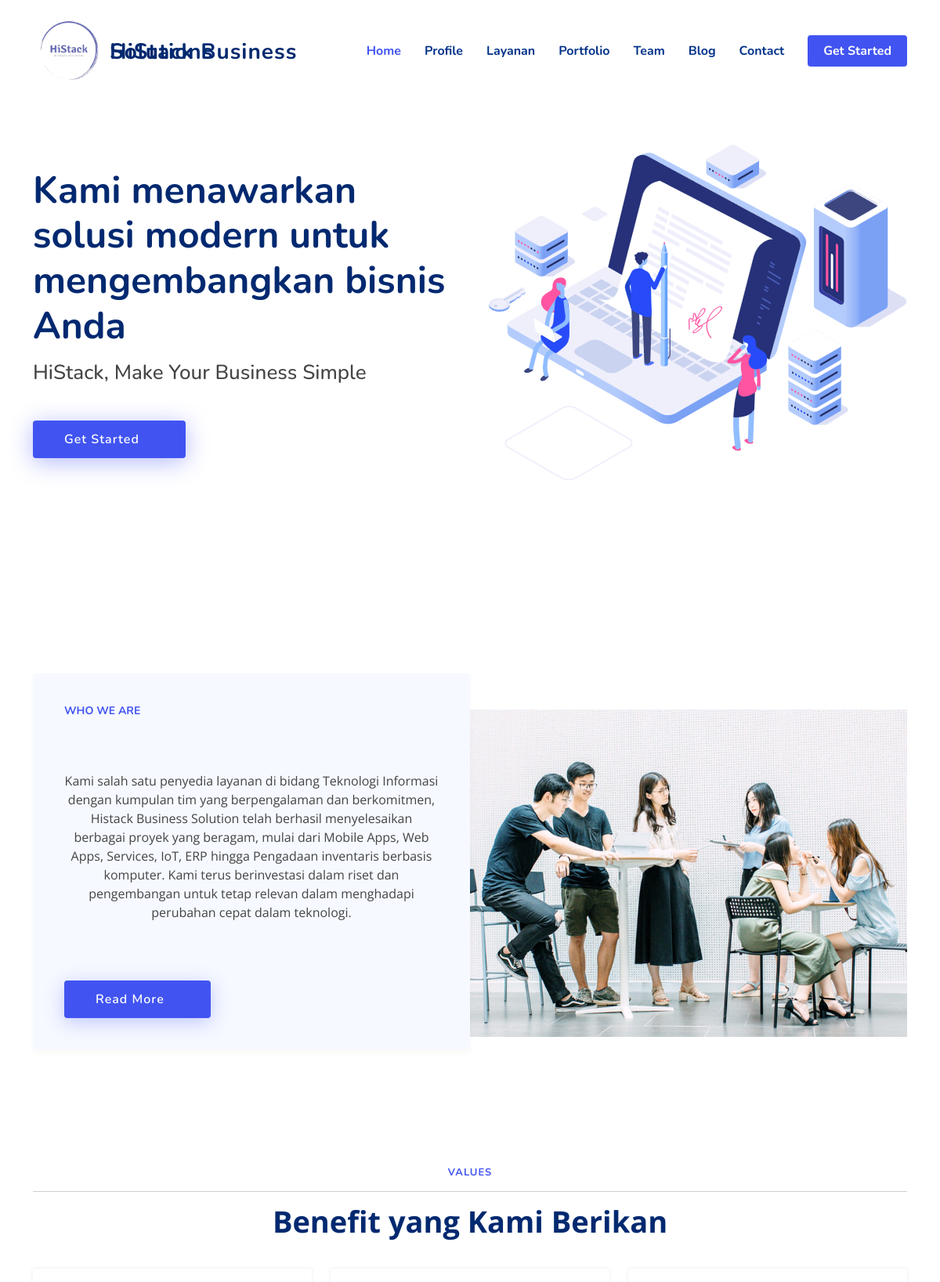
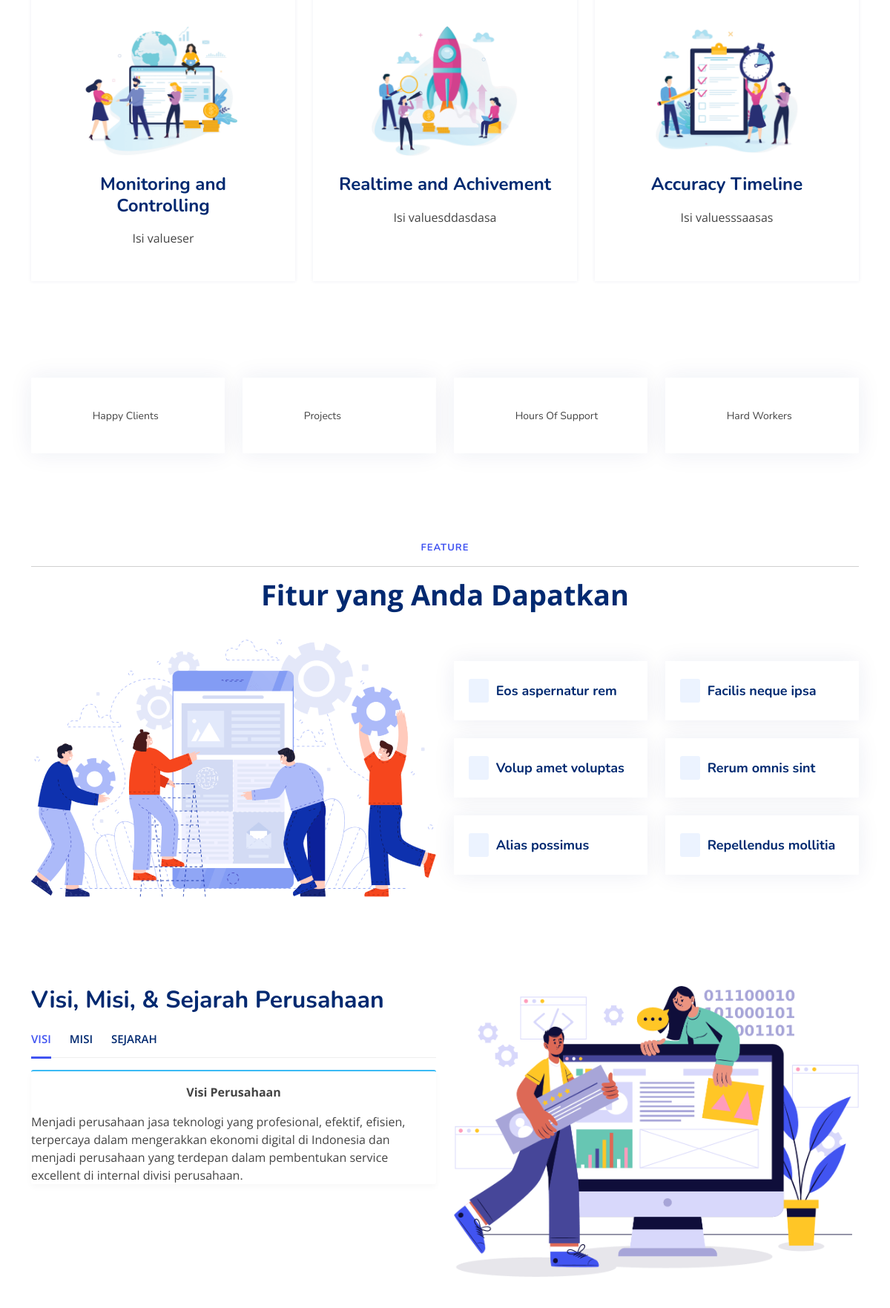
The page / (upper part) on the database its author committed (2 pictures, top to bottom).
### tables this page shows
CREATE TABLE `tb_setting` (
  `id_setting` int(11) NOT NULL,
  `nama_perusahaan` varchar(255) NOT NULL,
  `alamat` varchar(255) NOT NULL,
  `no_telepon` varchar(20) NOT NULL,
  `email` varchar(255) NOT NULL,
  `profile` text NOT NULL,
  `visi` text NOT NULL,
  `misi` text NOT NULL,
  `sejarah` text NOT NULL,
  `image` varchar(255) NOT NULL
);

CREATE TABLE `tb_master` (
  `id_master` int(100) NOT NULL,
  `nama_master` varchar(100) NOT NULL,
  `isi_master` varchar(100) NOT NULL,
  `date_created` date NOT NULL,
  `last_modified` date NOT NULL,
  `deskripsi` text NOT NULL,
  `slug_master` varchar(100) NOT NULL,
  `id_user` int(100) NOT NULL
);

CREATE TABLE `tb_values` (
  `id_values` int(50) NOT NULL,
  `judul_values` varchar(250) NOT NULL,
  `isi_values` text NOT NULL,
  `id_user` int(10) NOT NULL,
  `slug_values` varchar(500) NOT NULL,
  `status_values` varchar(20) NOT NULL,
  `last_modified` datetime NOT NULL,
  `date_created` datetime NOT NULL DEFAULT current_timestamp() ON UPDATE current_timestamp(),
  `gambar_values` varchar(500) NOT NULL
);

### application/views/front-end/layout/v_wrapper.php (called while the page is built)
<?php
require_once('v_head.php');
require_once('v_header.php');
require_once('v_nav.php');
require_once('v_content.php');
require_once('v_footer.php');

### application/controllers/Home.php (called while the page is built, shortened)
<?php
class Home extends CI_Controller
{
  public function __construct()
  {
    $this->load->model('M_berita');
    $this->load->model('M_kategori');
    $this->load->model('M_layanan');
    $this->load->model('M_setting');
    $this->load->model('M_staff');
    $this->load->model('M_portfolio');
    $this->load->model('M_client');
    $this->load->model('M_dashboard');
    $this->load->model('M_values');
  }
  public function index()
  {
    $berita = $this->M_berita->recent_berita();
    $layanan = $this->M_layanan->daftar();
    $setting = $this->M_setting->daftar();
    $staff  = $this->M_staff->daftar();
    $portfolio = $this->M_portfolio->daftar();
    $client  = $this->M_client->daftar();
    $values = $this->M_values->daftar();
    $title = $setting->nama_perusahaan;
    $image = $setting->image;
    $data = array(
      'title'     => $title,
      'isi'       => 'front-end/v_home',
      'layanan'   => $layanan,
      'setting'   => $setting,
      'berita'    => $berita,
      'staff'     => $staff,
      'portfolio' => $portfolio,
      'client'    => $client,
      'values'   => $values,
      'image'     => $image,
    );
    $this->load->view('front-end/layout/v_wrapper', $data, false);
  }
}

### index.php (called while the page is built, shortened)
<?php
require_once BASEPATH.'core/CodeIgniter.php';

### application/models/M_setting.php (called while the page is built, shortened)
<?php
class M_setting extends CI_Model
{
  public function daftar()
  {
    $this->db->select('*');
    $this->db->from('tb_setting');
    $this->db->order_by('id_setting', 'desc');
    return $this->db->get()->row();
  }
}

### application/views/front-end/layout/v_content.php (called while the page is built)
<?php
if ($isi) {
  $this->load->view($isi);
}

### application/models/M_dashboard.php (called while the page is built, shortened)
<?php
class M_dashboard extends CI_Model
{
  public function client()
  {
    $this->db->select('COUNT(*) AS total');
    $this->db->from('tb_client');
    $query = $this->db->get();
    return $query->row();
  }
  public function staff()
  {
    $this->db->select('COUNT(*) AS total');
    $this->db->from('tb_staff');
    $query = $this->db->get();
    return $query->row();
  }
  public function portfolio()
  {
    $this->db->select('COUNT(*) AS total');
    $this->db->from('tb_portfolio');
    $query = $this->db->get();
    return $query->row();
  }
  public function getTitleById($id)
  {
    $this->db->select('nama_master AS nama, isi_master AS isi');
    $this->db->from('tb_master');
    $this->db->where('id_master', $id);
    $query = $this->db->get();
    return $query->row();
  }
}

### application/models/M_values.php (called while the page is built, shortened)
<?php
class M_values extends CI_Model
{
  public function daftar()
  {
    $this->db->select('*');
    $this->db->from('tb_values');
    $this->db->join('tb_user', 'tb_user.id_user = tb_values.id_user', 'left');
    $this->db->order_by('id_values', 'desc');
    return $this->db->get()->result();
  }
}

### application/views/front-end/v_home.php (the view, shortened to what this page needs)
<section id="hero" class="hero d-flex align-items-center">
  <div class="container">
    <div class="row">
      <div class="col-lg-6 d-flex flex-column justify-content-center">
        <h1 data-aos="fade-up"><?= $this->M_dashboard->getTitleById(14)->nama; ?></h1>
        <h2 data-aos="fade-up" data-aos-delay="400"><?= $this->M_dashboard->getTitleById(14)->isi; ?></h2>
        <div data-aos="fade-up" data-aos-delay="600">
          <div class="text-center text-lg-start">
            <a href="#about" class="btn-get-started scrollto d-inline-flex align-items-center justify-content-center align-self-center">
              <span>Get Started</span>
              <i class="bi bi-arrow-right"></i>
            </a>
          </div>
        </div>
      </div>
      <div class="col-lg-6 hero-img" data-aos="zoom-out" data-aos-delay="200">
        <img src="<?= base_url(); ?>vendor/front-end/assets/img/hero-img.png" class="img-fluid" alt="">
      </div>
    </div>
  </div>
</section>
<main id="main">
  <section id="about" class="about">
    <div class="container" data-aos="fade-up">
      <div class="row gx-0">
        <div class="col-lg-6 d-flex flex-column justify-content-center" data-aos="fade-up" data-aos-delay="200">
          <div class="content card">
            <h3><?= $this->M_dashboard->getTitleById(11)->nama; ?></h3>
            <p>
              <?= $setting->profile; ?>
            </p>
            <div class="text-center text-lg-start">
              <a href="#" class="btn-read-more d-inline-flex align-items-center justify-content-center align-self-center">
                <span>Read More</span>
                <i class="bi bi-arrow-right"></i>
              </a>
            </div>
          </div>
        </div>
        <div class="col-lg-6 d-flex align-items-center" data-aos="zoom-out" data-aos-delay="200">
          <img src="<?= base_url(); ?>vendor/front-end/assets/img/about.jpg" class="img-fluid" alt="">
        </div>
      </div>
    </div>
  </section>
  <section id="values" class="values">
    <div class="container" data-aos="fade-up">
      <header class="section-header">
        <h2><?= $this->M_dashboard->getTitleById(12)->nama; ?></h2>
        <hr>
        <?= $this->M_dashboard->getTitleById(12)->isi; ?>
      </header>
      <div class="row">
        <?php foreach ($values as $key => $value) :
          if ($value->status_values == "Publish") : ?>
            <div class="col-lg-4">
              <div class="box" data-aos="fade-up" data-aos-delay="200">
                <div class="post-img"> <img src="<?= base_url('assets/img/values/') . $value->gambar_values; ?>" alt="" class="img-fluid">
                </div>
                <h3><?= $value->judul_values; ?></h3>
                <p><?= $value->isi_values; ?></p>
              </div>
            </div>
          <?php endif; ?>
        <?php endforeach; ?>
      </div>
    </div>
  </section>
  <section id="counts" class="counts">
    <div class="container" data-aos="fade-up">
      <div class="row gy-4">
        <div class="col-lg-3 col-md-6">
          <div class="count-box">
            <i class="bi bi-emoji-smile"></i>
            <div>
              <p>Happy Clients</p>
            </div>
          </div>
        </div>
        <div class="col-lg-3 col-md-6">
          <div class="count-box">
            <i class="bi bi-journal-richtext" style="color: #ee6c20;"></i>
            <div>
              <p>Projects</p>
            </div>
          </div>
        </div>
        <div class="col-lg-3 col-md-6">
          <div class="count-box">
            <i class="bi bi-headset" style="color: #15be56;"></i>
            <div>
              <p>Hours Of Support</p>
            </div>
          </div>
        </div>
        <div class="col-lg-3 col-md-6">
          <div class="count-box">
            <i class="bi bi-people" style="color: #bb0852;"></i>
            <div>
              <p>Hard Workers</p>
            </div>
          </div>
        </div>
      </div>
    </div>
  </section>
  <section id="features" class="features">
    <div class="container" data-aos="fade-up">
      <header class="section-header">
        <h2><?= $this->M_dashboard->getTitleById(13)->nama; ?></h2>
        <hr>
        <?= $this->M_dashboard->getTitleById(13)->isi; ?>
      </header>
      <div class="row">
        <div class="col-lg-6">
          <img src="<?= base_url(); ?>vendor/front-end/assets/img/features.png" class="img-fluid" alt="">
        </div>
        <div class="col-lg-6 mt-5 mt-lg-0 d-flex">
          <div class="row align-self-center gy-4">
            <div class="col-md-6" data-aos="zoom-out" data-aos-delay="200">
              <div class="feature-box d-flex align-items-center">
                <i class="bi bi-check"></i>
                <h3>Eos aspernatur rem</h3>
              </div>
            </div>
            <div class="col-md-6" data-aos="zoom-out" data-aos-delay="300">
              <div class="feature-box d-flex align-items-center">
                <i class="bi bi-check"></i>
                <h3>Facilis neque ipsa</h3>
              </div>
            </div>
            <div class="col-md-6" data-aos="zoom-out" data-aos-delay="400">
              <div class="feature-box d-flex align-items-center">
                <i class="bi bi-check"></i>
                <h3>Volup amet voluptas</h3>
              </div>
            </div>
            <div class="col-md-6" data-aos="zoom-out" data-aos-delay="500">
              <div class="feature-box d-flex align-items-center">
                <i class="bi bi-check"></i>
                <h3>Rerum omnis sint</h3>
              </div>
            </div>
            <div class="col-md-6" data-aos="zoom-out" data-aos-delay="600">
              <div class="feature-box d-flex align-items-center">
                <i class="bi bi-check"></i>
                <h3>Alias possimus</h3>
              </div>
            </div>
            <div class="col-md-6" data-aos="zoom-out" data-aos-delay="700">
              <div class="feature-box d-flex align-items-center">
                <i class="bi bi-check"></i>
                <h3>Repellendus mollitia</h3>
              </div>
            </div>
          </div>
        </div>
      </div>
      <div class="row feture-tabs" data-aos="fade-up">
        <div class="col-lg-6">
          <h3>Visi, Misi, & Sejarah Perusahaan</h3>
          <ul class="nav nav-pills mb-3">
            <li>
              <a class="nav-link active" data-bs-toggle="pill" href="#tab1">Visi</a>
            </li>
            <li>
              <a class="nav-link" data-bs-toggle="pill" href="#tab2">Misi</a>
            </li>
            <li>
              <a class="nav-link" data-bs-toggle="pill" href="#tab3">Sejarah</a>
            </li>
          </ul>
          <div class="tab-content">
            <div class="card card-info tab-pane fade show active" id="tab1">
              <p class=""><?= $setting->visi; ?></p>
            </div>
          </div>
        </div>
        <div class="col-lg-6">
          <img src="<?= base_url(); ?>vendor/front-end/assets/img/features-2.png" class="img-fluid" alt="">
        </div>
      </div>
    </div>
  </section>
<link rel="stylesheet" href="https://unpkg.com/swiper/swiper-bundle.min.css" />
</main>

### application/views/front-end/layout/v_header.php
<header id="header" class="header fixed-top">
  <div class="container-fluid container-xl d-flex align-items-center justify-content-between">
    <a href="<?= base_url('home/#hero'); ?>" class="logo d-flex align-items-center">
      <img src="<?= base_url('assets/img/company/') . $image; ?>" alt="">
      <span style="font-size: 28px;"><?= $setting->nama_perusahaan; ?></span>
    </a>

### rows shown on the page
tb_setting: image (picture), nama_perusahaan "HiStack Business Solutions", profile "Kami salah satu penyedia layanan di bidang Teknologi Informasi dengan kumpulan tim yang berpengalaman dan berkomitmen, Histack Business Solution telah berhasil menyelesaikan berbagai proyek yang beragam, mulai dari Mobile Apps, Web Apps, Services, IoT, ERP hingga Pengadaan inventaris berbasis komputer. Kami terus berinvestasi dalam riset dan pengembangan untuk tetap relevan dalam menghadapi perubahan cepat dalam teknologi.", visi "Visi Perusahaan Menjadi perusahaan jasa teknologi yang profesional, efektif, efisien, terpercaya dalam mengerakkan ekonomi digital di Indonesia dan menjadi perusahaan yang terdepan dalam pembentukan service excellent di internal divisi perusahaan."
tb_master: nama_master "Kami menawarkan solusi modern untuk mengembangkan bisnis Anda", isi_master "HiStack, Make Your Business Simple"
tb_master: nama_master "WHO WE ARE"
tb_master: nama_master "VALUES", isi_master "Benefit yang Kami Berikan"
tb_values: gambar_values (picture), judul_values "Monitoring and Controlling", isi_values "Isi valueser"
tb_values: gambar_values (picture), judul_values "Realtime and Achivement", isi_values "Isi valuesddasdasa"
tb_values: gambar_values (picture), judul_values "Accuracy Timeline", isi_values "Isi valuesssaasas"
tb_master: nama_master "FEATURE", isi_master "Fitur yang Anda Dapatkan"
